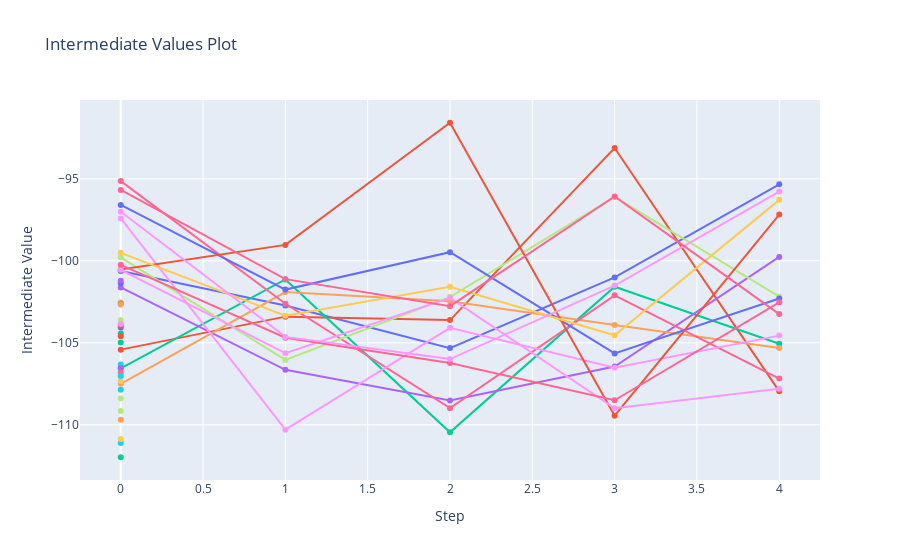

Source (notebook cell):
### Code cell
fig = vis.plot_intermediate_values(optuna_study)
fig.show()

### Figure 1 — Plotly figure (JSON) as saved in the notebook; plotly's stock layout.template omitted (floating-point values rounded to 4 significant figures)
{"data": [{"marker": {"maxdisplayed": 10}, "mode": "lines+markers", "name": "Trial0", "type": "scatter", "x": [0, 1, 2, 3, 4], "y": [-100.6, -102.7, -105.3, -101.0, -95.34]}, {"marker": {"maxdisplayed": 10}, "mode": "lines+markers", "name": "Trial1", "type": "scatter", "x": [0, 1, 2, 3, 4], "y": [-105.4, -103.4, -103.6, -93.12, -108.0]}, {"marker": {"maxdisplayed": 10}, "mode": "lines+markers", "name": "Trial2", "type": "scatter", "x": [0, 1, 2, 3, 4], "y": [-106.6, -101.1, -110.5, -101.6, -105.1]}, {"marker": {"maxdisplayed": 10}, "mode": "lines+markers", "name": "Trial3", "type": "scatter", "x": [0, 1, 2, 3, 4], "y": [-101.6, -106.6, -108.5, -106.4, -99.76]}, {"marker": {"maxdisplayed": 10}, "mode": "lines+markers", "name": "Trial4", "type": "scatter", "x": [0, 1, 2, 3, 4], "y": [-107.5, -101.9, -102.5, -103.9, -105.3]}, {"marker": {"maxdisplayed": 10}, "mode": "lines+markers", "name": "Trial5", "type": "scatter", "x": [0], "y": [-106.3]}, {"marker": {"maxdisplayed": 10}, "mode": "lines+markers", "name": "Trial6", "type": "scatter", "x": [0, 1, 2, 3, 4], "y": [-95.14, -102.6, -109.0, -102.1, -107.2]}, {"marker": {"maxdisplayed": 10}, "mode": "lines+markers", "name": "Trial7", "type": "scatter", "x": [0, 1, 2, 3, 4], "y": [-99.79, -106.0, -102.2, -96.11, -102.2]}, {"marker": {"maxdisplayed": 10}, "mode": "lines+markers", "name": "Trial8", "type": "scatter", "x": [0, 1, 2, 3, 4], "y": [-97.42, -110.3, -104.1, -106.5, -104.6]}, {"marker": {"maxdisplayed": 10}, "mode": "lines+markers", "name": "Trial9", "type": "scatter", "x": [0], "y": [-102.5]}, {"marker": {"maxdisplayed": 10}, "mode": "lines+markers", "name": "Trial10", "type": "scatter", "x": [0, 1, 2, 3, 4], "y": [-96.59, -101.8, -99.47, -105.6, -102.3]}, {"marker": {"maxdisplayed": 10}, "mode": "lines+markers", "name": "Trial11", "type": "scatter", "x": [0, 1, 2, 3, 4], "y": [-100.5, -99.03, -91.58, -109.4, -97.18]}, {"marker": {"maxdisplayed": 10}, "mode": "lines+markers", "name": "Trial12", "type": "scatter", "x": [0], "y": [-104.4]}, {"marker": {"maxdisplayed": 10}, "mode": "lines+markers", "name": "Trial13", "type": "scatter", "x": [0], "y": [-106.5]}, {"marker": {"maxdisplayed": 10}, "mode": "lines+markers", "name": "Trial14", "type": "scatter", "x": [0], "y": [-109.7]}, {"marker": {"maxdisplayed": 10}, "mode": "lines+markers", "name": "Trial15", "type": "scatter", "x": [0], "y": [-111.1]}, {"marker": {"maxdisplayed": 10}, "mode": "lines+markers", "name": "Trial16", "type": "scatter", "x": [0], "y": [-106.8]}, {"marker": {"maxdisplayed": 10}, "mode": "lines+markers", "name": "Trial17", "type": "scatter", "x": [0], "y": [-108.4]}, {"marker": {"maxdisplayed": 10}, "mode": "lines+markers", "name": "Trial18", "type": "scatter", "x": [0, 1, 2, 3, 4], "y": [-100.6, -105.6, -102.3, -109.0, -107.8]}, {"marker": {"maxdisplayed": 10}, "mode": "lines+markers", "name": "Trial19", "type": "scatter", "x": [0, 1, 2, 3, 4], "y": [-99.51, -103.3, -101.6, -104.5, -96.28]}, {"marker": {"maxdisplayed": 10}, "mode": "lines+markers", "name": "Trial20", "type": "scatter", "x": [0], "y": [-101.4]}, {"marker": {"maxdisplayed": 10}, "mode": "lines+markers", "name": "Trial21", "type": "scatter", "x": [0], "y": [-104.6]}, {"marker": {"maxdisplayed": 10}, "mode": "lines+markers", "name": "Trial22", "type": "scatter", "x": [0], "y": [-112.0]}, {"marker": {"maxdisplayed": 10}, "mode": "lines+markers", "name": "Trial23", "type": "scatter", "x": [0], "y": [-102.6]}, {"marker": {"maxdisplayed": 10}, "mode": "lines+markers", "name": "Trial24", "type": "scatter", "x": [0], "y": [-103.9]}, {"marker": {"maxdisplayed": 10}, "mode": "lines+markers", "name": "Trial25", "type": "scatter", "x": [0], "y": [-107.9]}, {"marker": {"maxdisplayed": 10}, "mode": "lines+markers", "name": "Trial26", "type": "scatter", "x": [0, 1, 2, 3, 4], "y": [-100.2, -104.7, -106.2, -108.5, -102.5]}, {"marker": {"maxdisplayed": 10}, "mode": "lines+markers", "name": "Trial27", "type": "scatter", "x": [0], "y": [-109.2]}, {"marker": {"maxdisplayed": 10}, "mode": "lines+markers", "name": "Trial28", "type": "scatter", "x": [0, 1, 2, 3, 4], "y": [-97.01, -104.6, -106.0, -101.5, -95.78]}, {"marker": {"maxdisplayed": 10}, "mode": "lines+markers", "name": "Trial29", "type": "scatter", "x": [0], "y": [-107.3]}, {"marker": {"maxdisplayed": 10}, "mode": "lines+markers", "name": "Trial30", "type": "scatter", "x": [0], "y": [-104.1]}, {"marker": {"maxdisplayed": 10}, "mode": "lines+markers", "name": "Trial31", "type": "scatter", "x": [0], "y": [-104.0]}, {"marker": {"maxdisplayed": 10}, "mode": "lines+markers", "name": "Trial32", "type": "scatter", "x": [0], "y": [-105.0]}, {"marker": {"maxdisplayed": 10}, "mode": "lines+markers", "name": "Trial33", "type": "scatter", "x": [0], "y": [-101.2]}, {"marker": {"maxdisplayed": 10}, "mode": "lines+markers", "name": "Trial34", "type": "scatter", "x": [0], "y": [-102.7]}, {"marker": {"maxdisplayed": 10}, "mode": "lines+markers", "name": "Trial35", "type": "scatter", "x": [0], "y": [-107.0]}, {"marker": {"maxdisplayed": 10}, "mode": "lines+markers", "name": "Trial36", "type": "scatter", "x": [0, 1, 2, 3, 4], "y": [-95.68, -101.1, -102.8, -96.08, -103.2]}, {"marker": {"maxdisplayed": 10}, "mode": "lines+markers", "name": "Trial37", "type": "scatter", "x": [0], "y": [-103.6]}, {"marker": {"maxdisplayed": 10}, "mode": "lines+markers", "name": "Trial38", "type": "scatter", "x": [0], "y": [-103.9]}, {"marker": {"maxdisplayed": 10}, "mode": "lines+markers", "name": "Trial39", "type": "scatter", "x": [0], "y": [-110.9]}], "layout": {"showlegend": false, "title": {"text": "Intermediate Values Plot"}, "xaxis": {"title": {"text": "Step"}}, "yaxis": {"title": {"text": "Intermediate Value"}}}}
